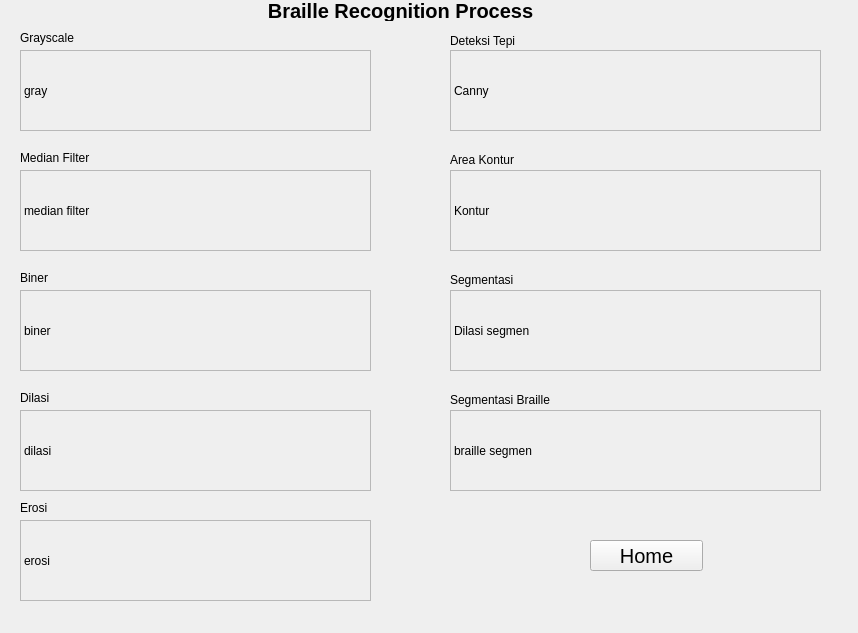
<?xml version="1.0" encoding="UTF-8"?>
<ui version="4.0">
 <class>MainWindow</class>
 <widget class="QMainWindow" name="MainWindow">
  <property name="geometry">
   <rect>
    <x>0</x>
    <y>0</y>
    <width>858</width>
    <height>633</height>
   </rect>
  </property>
  <property name="minimumSize">
   <size>
    <width>858</width>
    <height>633</height>
   </size>
  </property>
  <property name="maximumSize">
   <size>
    <width>858</width>
    <height>633</height>
   </size>
  </property>
  <property name="windowTitle">
   <string>MainWindow</string>
  </property>
  <widget class="QWidget" name="centralwidget">
   <widget class="QLabel" name="label">
    <property name="geometry">
     <rect>
      <x>0</x>
      <y>0</y>
      <width>801</width>
      <height>21</height>
     </rect>
    </property>
    <property name="font">
     <font>
      <pointsize>15</pointsize>
      <weight>75</weight>
      <bold>true</bold>
     </font>
    </property>
    <property name="text">
     <string>Braille Recognition Process</string>
    </property>
    <property name="alignment">
     <set>Qt::AlignCenter</set>
    </property>
   </widget>
   <widget class="QLabel" name="gray">
    <property name="geometry">
     <rect>
      <x>20</x>
      <y>50</y>
      <width>351</width>
      <height>81</height>
     </rect>
    </property>
    <property name="frameShape">
     <enum>QFrame::StyledPanel</enum>
    </property>
    <property name="text">
     <string>gray</string>
    </property>
   </widget>
   <widget class="QLabel" name="median">
    <property name="geometry">
     <rect>
      <x>20</x>
      <y>170</y>
      <width>351</width>
      <height>81</height>
     </rect>
    </property>
    <property name="frameShape">
     <enum>QFrame::StyledPanel</enum>
    </property>
    <property name="text">
     <string>median filter</string>
    </property>
   </widget>
   <widget class="QLabel" name="biner">
    <property name="geometry">
     <rect>
      <x>20</x>
      <y>290</y>
      <width>351</width>
      <height>81</height>
     </rect>
    </property>
    <property name="frameShape">
     <enum>QFrame::StyledPanel</enum>
    </property>
    <property name="text">
     <string>biner</string>
    </property>
   </widget>
   <widget class="QLabel" name="erosi">
    <property name="geometry">
     <rect>
      <x>20</x>
      <y>520</y>
      <width>351</width>
      <height>81</height>
     </rect>
    </property>
    <property name="frameShape">
     <enum>QFrame::StyledPanel</enum>
    </property>
    <property name="text">
     <string>erosi</string>
    </property>
   </widget>
   <widget class="QLabel" name="canny">
    <property name="geometry">
     <rect>
      <x>450</x>
      <y>50</y>
      <width>371</width>
      <height>81</height>
     </rect>
    </property>
    <property name="frameShape">
     <enum>QFrame::StyledPanel</enum>
    </property>
    <property name="text">
     <string>Canny</string>
    </property>
   </widget>
   <widget class="QLabel" name="segmen">
    <property name="geometry">
     <rect>
      <x>450</x>
      <y>290</y>
      <width>371</width>
      <height>81</height>
     </rect>
    </property>
    <property name="frameShape">
     <enum>QFrame::StyledPanel</enum>
    </property>
    <property name="text">
     <string>Dilasi segmen</string>
    </property>
   </widget>
   <widget class="QLabel" name="kontur">
    <property name="geometry">
     <rect>
      <x>450</x>
      <y>170</y>
      <width>371</width>
      <height>81</height>
     </rect>
    </property>
    <property name="frameShape">
     <enum>QFrame::StyledPanel</enum>
    </property>
    <property name="text">
     <string>Kontur</string>
    </property>
   </widget>
   <widget class="QLabel" name="houghline">
    <property name="geometry">
     <rect>
      <x>450</x>
      <y>410</y>
      <width>371</width>
      <height>81</height>
     </rect>
    </property>
    <property name="frameShape">
     <enum>QFrame::StyledPanel</enum>
    </property>
    <property name="text">
     <string>braille segmen</string>
    </property>
   </widget>
   <widget class="QLabel" name="label_10">
    <property name="geometry">
     <rect>
      <x>20</x>
      <y>30</y>
      <width>191</width>
      <height>16</height>
     </rect>
    </property>
    <property name="text">
     <string>Grayscale</string>
    </property>
    <property name="alignment">
     <set>Qt::AlignLeading|Qt::AlignLeft|Qt::AlignVCenter</set>
    </property>
   </widget>
   <widget class="QLabel" name="label_11">
    <property name="geometry">
     <rect>
      <x>20</x>
      <y>150</y>
      <width>191</width>
      <height>16</height>
     </rect>
    </property>
    <property name="text">
     <string>Median Filter</string>
    </property>
    <property name="alignment">
     <set>Qt::AlignLeading|Qt::AlignLeft|Qt::AlignVCenter</set>
    </property>
   </widget>
   <widget class="QLabel" name="label_12">
    <property name="geometry">
     <rect>
      <x>20</x>
      <y>270</y>
      <width>191</width>
      <height>16</height>
     </rect>
    </property>
    <property name="text">
     <string>Biner</string>
    </property>
    <property name="alignment">
     <set>Qt::AlignLeading|Qt::AlignLeft|Qt::AlignVCenter</set>
    </property>
   </widget>
   <widget class="QLabel" name="label_13">
    <property name="geometry">
     <rect>
      <x>20</x>
      <y>500</y>
      <width>191</width>
      <height>16</height>
     </rect>
    </property>
    <property name="text">
     <string>Erosi</string>
    </property>
    <property name="alignment">
     <set>Qt::AlignLeading|Qt::AlignLeft|Qt::AlignVCenter</set>
    </property>
   </widget>
   <widget class="QLabel" name="label_14">
    <property name="geometry">
     <rect>
      <x>450</x>
      <y>30</y>
      <width>111</width>
      <height>21</height>
     </rect>
    </property>
    <property name="text">
     <string>Deteksi Tepi</string>
    </property>
    <property name="textFormat">
     <enum>Qt::AutoText</enum>
    </property>
    <property name="alignment">
     <set>Qt::AlignLeading|Qt::AlignLeft|Qt::AlignVCenter</set>
    </property>
   </widget>
   <widget class="QLabel" name="label_15">
    <property name="geometry">
     <rect>
      <x>450</x>
      <y>150</y>
      <width>111</width>
      <height>20</height>
     </rect>
    </property>
    <property name="text">
     <string>Area Kontur</string>
    </property>
   </widget>
   <widget class="QLabel" name="label_16">
    <property name="geometry">
     <rect>
      <x>450</x>
      <y>270</y>
      <width>111</width>
      <height>20</height>
     </rect>
    </property>
    <property name="text">
     <string>Segmentasi</string>
    </property>
   </widget>
   <widget class="QLabel" name="label_17">
    <property name="geometry">
     <rect>
      <x>450</x>
      <y>390</y>
      <width>141</width>
      <height>20</height>
     </rect>
    </property>
    <property name="text">
     <string>Segmentasi Braille</string>
    </property>
   </widget>
   <widget class="QPushButton" name="pushButton">
    <property name="geometry">
     <rect>
      <x>590</x>
      <y>540</y>
      <width>113</width>
      <height>31</height>
     </rect>
    </property>
    <property name="font">
     <font>
      <pointsize>15</pointsize>
     </font>
    </property>
    <property name="text">
     <string>Home</string>
    </property>
   </widget>
   <widget class="QLabel" name="label_18">
    <property name="geometry">
     <rect>
      <x>20</x>
      <y>390</y>
      <width>191</width>
      <height>16</height>
     </rect>
    </property>
    <property name="text">
     <string>Dilasi</string>
    </property>
    <property name="alignment">
     <set>Qt::AlignLeading|Qt::AlignLeft|Qt::AlignVCenter</set>
    </property>
   </widget>
   <widget class="QLabel" name="dilasi">
    <property name="geometry">
     <rect>
      <x>20</x>
      <y>410</y>
      <width>351</width>
      <height>81</height>
     </rect>
    </property>
    <property name="frameShape">
     <enum>QFrame::StyledPanel</enum>
    </property>
    <property name="text">
     <string>dilasi</string>
    </property>
   </widget>
  </widget>
 </widget>
 <resources/>
 <connections/>
 <slots>
  <slot>back_clicked()</slot>
 </slots>
</ui>
